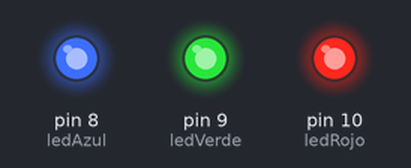
The sketch below on a simulated Arduino Uno, built with avr-gcc and run on an emulated ATmega328P. On the bench: output pins drawn as LEDs (lit = HIGH).

Above: at 0.1 s.
At 2.7 s:
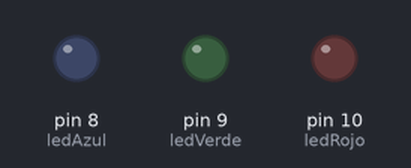
Timing chart, 0 to 3.0 s (numbered marks = the images above):
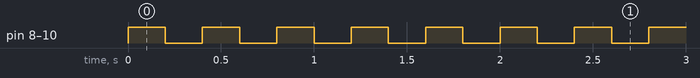

Measured:
- by itself, pin 8 (ledAzul), pin 9 (ledVerde), pin 10 (ledRojo): alternates HIGH for 0.20 s and LOW for 0.20 s

The sketch:

Encender_y_Apagar_leds.ino
```cpp
int ledAzul = 8;
int ledVerde = 9;
int ledRojo = 10;
void setup() {
  // put your setup code here, to run once:
  pinMode (ledAzul, OUTPUT);
  pinMode (ledVerde, OUTPUT);
  pinMode (ledRojo, OUTPUT);

}

void loop() {
  // put your main code here, to run repeatedly:
  digitalWrite(ledAzul,HIGH);
  digitalWrite(ledVerde,HIGH);
  digitalWrite(ledRojo,HIGH);
  delay(200);
  digitalWrite(ledAzul,LOW);
  digitalWrite(ledVerde,LOW);
  digitalWrite(ledRojo,LOW);
  delay(200);
}
```
